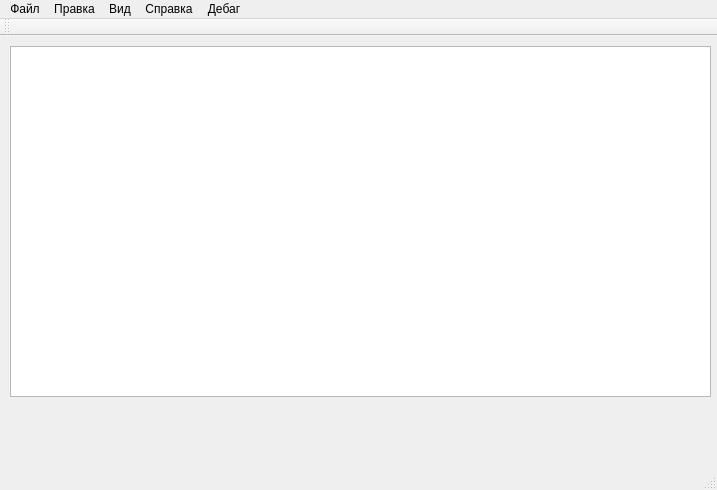
<?xml version="1.0" encoding="UTF-8"?>
<ui version="4.0">
 <class>MainWindow</class>
 <widget class="QMainWindow" name="MainWindow">
  <property name="geometry">
   <rect>
    <x>0</x>
    <y>0</y>
    <width>717</width>
    <height>490</height>
   </rect>
  </property>
  <property name="windowTitle">
   <string>MainWindow</string>
  </property>
  <widget class="QWidget" name="centralWidget">
   <widget class="QTableWidget" name="tableWidget">
    <property name="enabled">
     <bool>true</bool>
    </property>
    <property name="geometry">
     <rect>
      <x>10</x>
      <y>10</y>
      <width>701</width>
      <height>351</height>
     </rect>
    </property>
   </widget>
  </widget>
  <widget class="QMenuBar" name="menuBar">
   <property name="geometry">
    <rect>
     <x>0</x>
     <y>0</y>
     <width>717</width>
     <height>21</height>
    </rect>
   </property>
   <widget class="QMenu" name="menu">
    <property name="title">
     <string>Файл</string>
    </property>
    <addaction name="action_newTable"/>
    <addaction name="separator"/>
    <addaction name="action_save"/>
    <addaction name="action_load"/>
    <addaction name="separator"/>
    <addaction name="action_4"/>
   </widget>
   <widget class="QMenu" name="menu_2">
    <property name="title">
     <string>Правка</string>
    </property>
    <addaction name="action_5"/>
    <addaction name="action_6"/>
    <addaction name="action_8"/>
    <addaction name="separator"/>
    <addaction name="action_13"/>
    <addaction name="action_14"/>
   </widget>
   <widget class="QMenu" name="menu_3">
    <property name="title">
     <string>Вид</string>
    </property>
    <widget class="QMenu" name="menu_4">
     <property name="title">
      <string>Шрифт</string>
     </property>
     <widget class="QMenu" name="menu_5">
      <property name="title">
       <string>Вид</string>
      </property>
      <addaction name="action_19"/>
      <addaction name="action_20"/>
      <addaction name="action_21"/>
      <addaction name="action_22"/>
     </widget>
     <addaction name="action_16"/>
     <addaction name="action_17"/>
     <addaction name="menu_5"/>
    </widget>
    <widget class="QMenu" name="menu_6">
     <property name="title">
      <string>Положение</string>
     </property>
     <addaction name="action_24"/>
     <addaction name="action_25"/>
     <addaction name="action_26"/>
    </widget>
    <addaction name="menu_4"/>
    <addaction name="menu_6"/>
   </widget>
   <widget class="QMenu" name="menu_7">
    <property name="title">
     <string>Справка</string>
    </property>
    <addaction name="action_27"/>
   </widget>
   <widget class="QMenu" name="menu_8">
    <property name="title">
     <string>Дебаг</string>
    </property>
    <addaction name="action_addRow"/>
    <addaction name="action_addColumn"/>
    <addaction name="separator"/>
    <addaction name="action_delRow"/>
    <addaction name="action_delColumn"/>
   </widget>
   <addaction name="menu"/>
   <addaction name="menu_2"/>
   <addaction name="menu_3"/>
   <addaction name="menu_7"/>
   <addaction name="menu_8"/>
  </widget>
  <widget class="QToolBar" name="mainToolBar">
   <attribute name="toolBarArea">
    <enum>TopToolBarArea</enum>
   </attribute>
   <attribute name="toolBarBreak">
    <bool>false</bool>
   </attribute>
  </widget>
  <widget class="QStatusBar" name="statusBar"/>
  <action name="action_save">
   <property name="text">
    <string>Сохранить таблицу</string>
   </property>
  </action>
  <action name="action_load">
   <property name="text">
    <string>Загрузить таблицу</string>
   </property>
  </action>
  <action name="action_4">
   <property name="text">
    <string>Выход</string>
   </property>
  </action>
  <action name="action_5">
   <property name="text">
    <string>Вырезать</string>
   </property>
  </action>
  <action name="action_6">
   <property name="text">
    <string>Копировать</string>
   </property>
  </action>
  <action name="action_8">
   <property name="text">
    <string>Вставить</string>
   </property>
  </action>
  <action name="action_newTable">
   <property name="text">
    <string>Новая таблица</string>
   </property>
  </action>
  <action name="action_13">
   <property name="text">
    <string>Отменить последнее действие</string>
   </property>
  </action>
  <action name="action_14">
   <property name="text">
    <string>Повторить последнее действие</string>
   </property>
  </action>
  <action name="action_16">
   <property name="text">
    <string>Название</string>
   </property>
  </action>
  <action name="action_17">
   <property name="text">
    <string>Кегль</string>
   </property>
  </action>
  <action name="action_19">
   <property name="text">
    <string>Жирный</string>
   </property>
  </action>
  <action name="action_20">
   <property name="text">
    <string>Курсив</string>
   </property>
  </action>
  <action name="action_21">
   <property name="text">
    <string>Подчеркнутый</string>
   </property>
  </action>
  <action name="action_22">
   <property name="text">
    <string>Зачеркнутый</string>
   </property>
  </action>
  <action name="action_24">
   <property name="text">
    <string>По левому краю</string>
   </property>
  </action>
  <action name="action_25">
   <property name="text">
    <string>По центру</string>
   </property>
  </action>
  <action name="action_26">
   <property name="text">
    <string>По правому краю</string>
   </property>
  </action>
  <action name="action_27">
   <property name="text">
    <string>О программе</string>
   </property>
  </action>
  <action name="action_addRow">
   <property name="text">
    <string>Добавить строку</string>
   </property>
  </action>
  <action name="action_addColumn">
   <property name="text">
    <string>Добавить столбец</string>
   </property>
  </action>
  <action name="action_delRow">
   <property name="text">
    <string>Удалить строку</string>
   </property>
  </action>
  <action name="action_delColumn">
   <property name="text">
    <string>Удалить столбец</string>
   </property>
  </action>
 </widget>
 <layoutdefault spacing="6" margin="11"/>
 <resources/>
 <connections/>
</ui>
